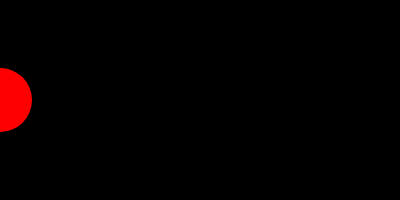
Frame 1 (no input)
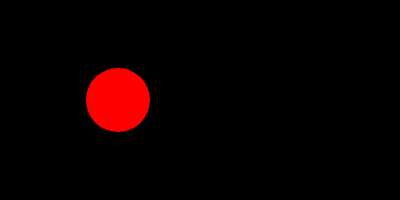
Frame 60 (no input)
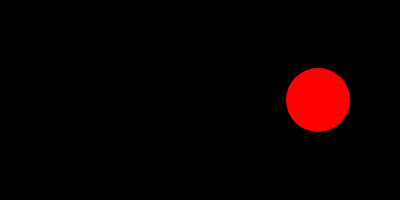
Frame 120 (the mouse pressed at the canvas centre since frame 60)

The p5.js sketch that drew these frames (run headless with seeded random() and noise() and a simulated clock; from frame 60 on, the mouse is pressed at the canvas centre):

// p5.js sketch
// ── sketch.js
// https://editor.p5js.org/jht9629-gmail/sketches/OCFOju6nO
// 3.5 circleX a_len ui slider checkbox select copy

// TRY: add report of aY
// TRY: add moveY checkBox
// TRY: modify move to follow mouse
// TRY: update to use classes for many circle objects

// Example of using DOM functions for
// - Button
// - Slider
// - Checkbox
// - Selection list

// Global variables given distinctive prefix
// to avoid conflict with hugh p5js name space
// also help do quick rename by command-D
let aX = 0;
let aY = 100;
let aDeltaX = 2;
let aStepX = 20;
let aStepY = 5;
let aLen = 64;
let aMoveX = 1;
let aMoveY = 0;
let aFollowX = 0;
let aFollowY = 0;
let aColor = "red";

function setup() {
  createCanvas(400, 200).mousePressed(function () {
    aX = mouseX;
    aY = mouseY;
  });
  create_ui();
}

function draw() {
  background(0);
  noStroke();
  fill(aColor);
  circle(aX, aY, aLen);
  if (aMoveX) {
    aX = (aX + aDeltaX) % width;
  }
  if (aMoveY) {
    aY = (aY + 1) % height;
  }
  if (aFollowX) {
    let dx = (mouseX - aX) / aStepX;
    aX += dx;
  }
  if (aFollowY) {
    let dy = (mouseY - aY) / aStepY;
    aY += dy;
    if (aY < 0) aY = 0;
    if (aY > height) aY = height;
  }
  update_ui();
}

function create_ui() {
  createSpan("click on canvas to move the circle");
  createElement("br");

  // Buttons to change a variable
  createButton("aLen 50").mousePressed(function () {
    aLen = 50;
  });
  createButton("aLen 100").mousePressed(function () {
    aLen = 100;
  });

  // createSlider(min, max, [value], [step])
  createSlider(0, 300, aLen).input(function () {
    aLen = this.value();
  });

  // Span used to report the value of a variable
  createSpan().id("idLen");
  createElement("br");

  createButton("aDeltaX 2").mousePressed(function () {
    aDeltaX = 2;
  });
  createButton("aDeltaX 10").mousePressed(function () {
    aDeltaX = 10;
  });

  // id's are used to identify DOM element
  createSpan().id("idX");
  createSpan().id("idY");
  createElement("br");

  // createCheckbox([label], [value])
  createCheckbox("MoveX", aMoveX).changed(function () {
    aMoveX = this.checked();
    aFollowX = !aMoveX;
  });
  createCheckbox("MoveY", aMoveY).changed(function () {
    aMoveY = this.checked();
    aFollowY = !aMoveY;
  });

  // https://p5js.org/reference/#/p5/createSelect
  let sel = createSelect();
  sel.option("red");
  sel.option("green");
  sel.option("gold");
  sel.changed(function () {
    aColor = this.value();
  });
}

function update_ui() {
  // select with # is find a DOC element by id
  select("#idLen").html("[aLen=" + aLen + "] ");
  select("#idX").html("[aX=" + int(aX) + "] ");
  select("#idY").html("[aY=" + int(aY) + "] ");
}

// https://editor.p5js.org/jht9629-nyu/sketches/UYiQ_IKf2
// 3.5 circleX a_len ui slider checkbox select

// https://editor.p5js.org/jht1493/sketches/qBt6Ty_7b
// 3.5 circleX aLen ui

// https://editor.p5js.org/jht1493/sketches/qBt6Ty_7b
// 3.5 circleX a_len ui

// https://editor.p5js.org/jht1493/sketches/UhNMB6GQO
// 2.2.3 circleX % width ui

// https://editor.p5js.org/jht1493/sketches/CwYDz_4N2
// 2.2.2 variable circleX % width

// https://editor.p5js.org/jht1493/sketches/v9zsQFPqN
// 2.2 variable circleX

// https://thecodingtrain.com/tracks/code-programming-with-p5-js/code/2-variables/2-define-variables

// Make Your Own (Make Your Own Variable)
// Code! Programming with p5.js
// The Coding Train / Daniel Shiffman
// https://thecodingtrain.com/beginners/p5js/2.2-make-your-own.html
// https://youtu.be/dRhXIIFp-ys

// Make Your Own Variable: https://editor.p5js.org/codingtrain/sketches/xPXNdPy17
// Growing Circle Exercise: https://editor.p5js.org/codingtrain/sketches/ehbMJ-otC
